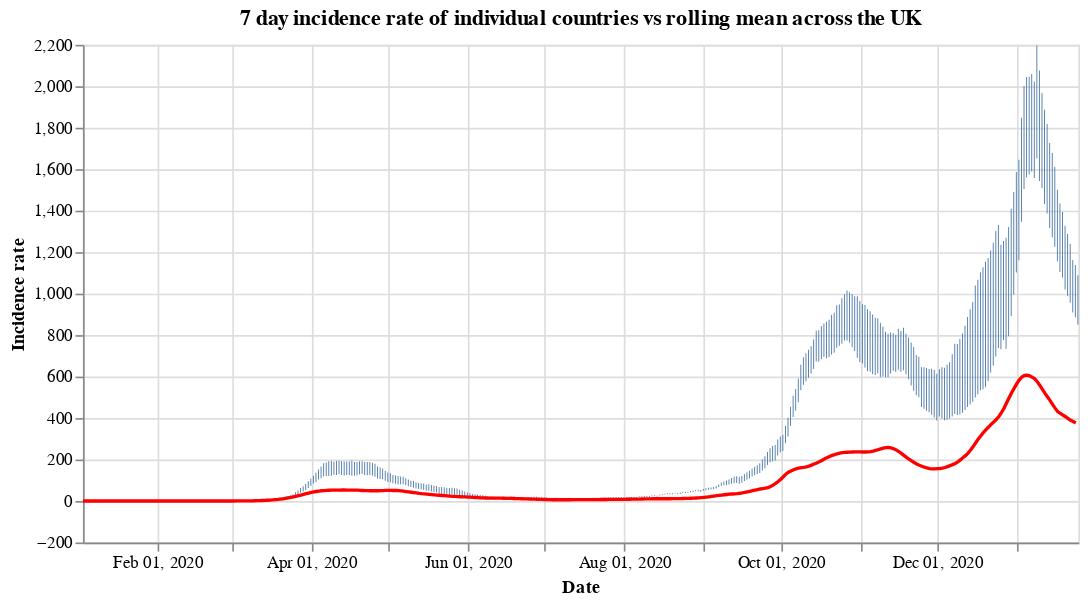

Notebook cell for this chart:
### Code cell
#collapse
countries = uk_cases['areaName'].unique()
countries.sort()

selection = alt.selection_single(
    name='Select',
    fields=['areaName'],
    init={'areaName': 'Wales'},
    bind={'areaName': alt.binding_select(options=countries)}
)

# scatter plot, modify opacity based on selection
bars = alt.Chart(uk_cases).mark_bar().add_selection(
    selection
).encode(
    x=alt.X("yearmonthdate(date):T", axis=alt.Axis(title='Date')),
    y=alt.Y("weeklyCasesRate:Q", axis=alt.Axis(title='Incidence rate')),
    tooltip='weeklyCasesRate:Q',
    opacity=alt.condition(selection, alt.value(1), alt.value(0))
).properties(title=f'7 day incidence rate of individual countries vs rolling mean across the UK', width=600)

line = alt.Chart(overview_cases).mark_line(
    color='red',
    size=2,
).transform_window(
    rolling_mean='mean(weeklyCasesRate)',
    frame=[0, 7]
).encode(
    x='yearmonthdate(date):T',
    y='rolling_mean:Q'
)

alt.layer(bars, line)

### Figure 1 — Vega-Lite specification as saved in the notebook (floating-point values rounded to 4 significant figures; data arrays with more than 128 entries replaced by an {"elided": "..."} marker saying what was removed)
{"config": {"view": {"continuousWidth": 400, "continuousHeight": 300}}, "layer": [{"data": {"name": "data-32456bd1d36b606d64514f2995d7f833"}, "mark": "bar", "encoding": {"opacity": {"condition": {"value": 1, "selection": "Select"}, "value": 0}, "tooltip": {"type": "quantitative", "field": "weeklyCasesRate"}, "x": {"type": "temporal", "axis": {"title": "Date"}, "field": "date", "timeUnit": "yearmonthdate"}, "y": {"type": "quantitative", "axis": {"title": "Incidence rate"}, "field": "weeklyCasesRate"}}, "selection": {"Select": {"type": "single", "fields": ["areaName"], "init": {"areaName": "Wales"}, "bind": {"areaName": {"input": "select", "options": ["England", "Northern Ireland", "Scotland", "Wales"]}}}}, "title": "7 day incidence rate of individual countries vs rolling mean across the UK", "width": 600}, {"data": {"name": "data-d9b1ddc56c3c769d6c96351f132ccf73"}, "mark": {"type": "line", "color": "red", "size": 2}, "encoding": {"x": {"type": "temporal", "field": "date", "timeUnit": "yearmonthdate"}, "y": {"type": "quantitative", "field": "rolling_mean"}}, "transform": [{"window": [{"op": "mean", "field": "weeklyCasesRate", "as": "rolling_mean"}], "frame": [0, 7]}]}], "$schema": "https://vega.github.io/schema/vega-lite/v4.8.1.json", "datasets": {"data-32456bd1d36b606d64514f2995d7f833": {"elided": "1552 records"}, "data-d9b1ddc56c3c769d6c96351f132ccf73": {"elided": "388 records"}}}
